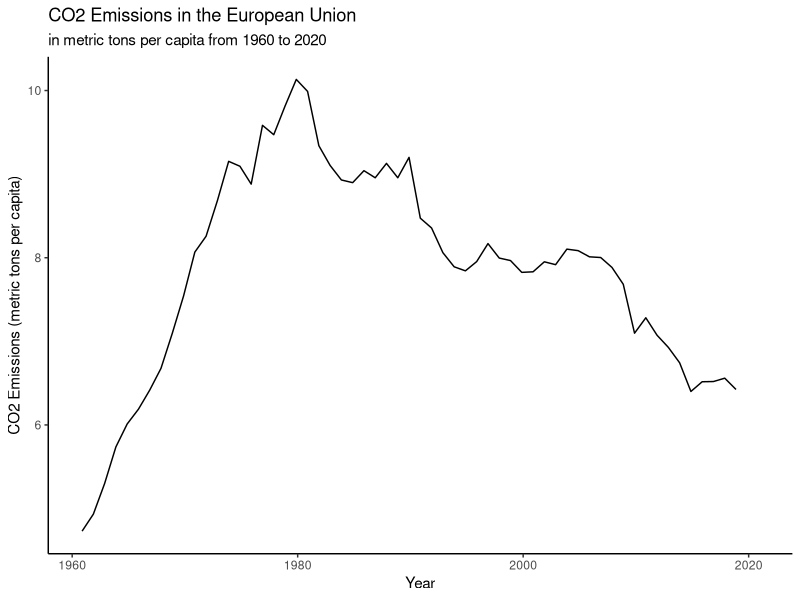
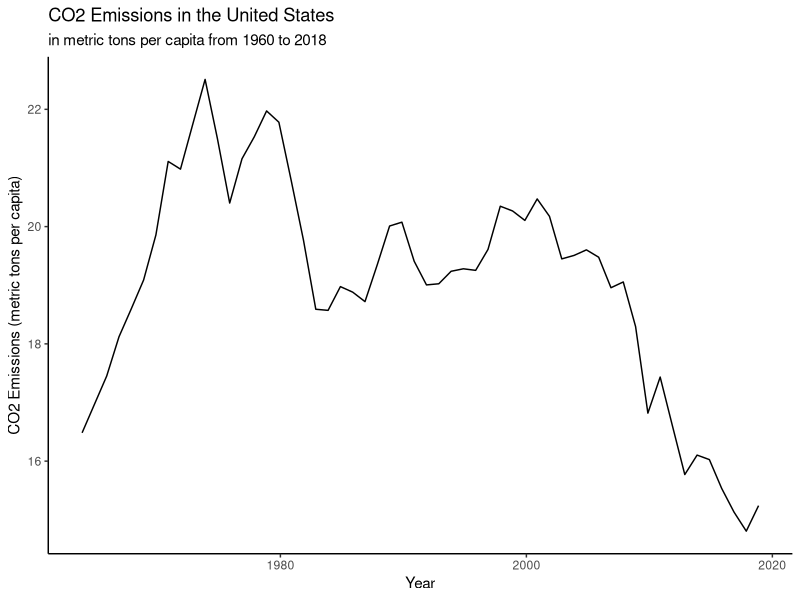
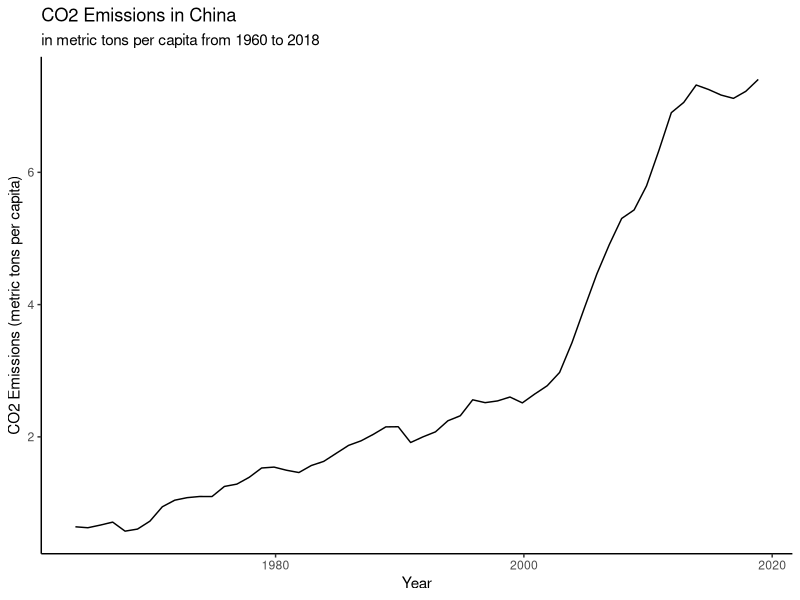
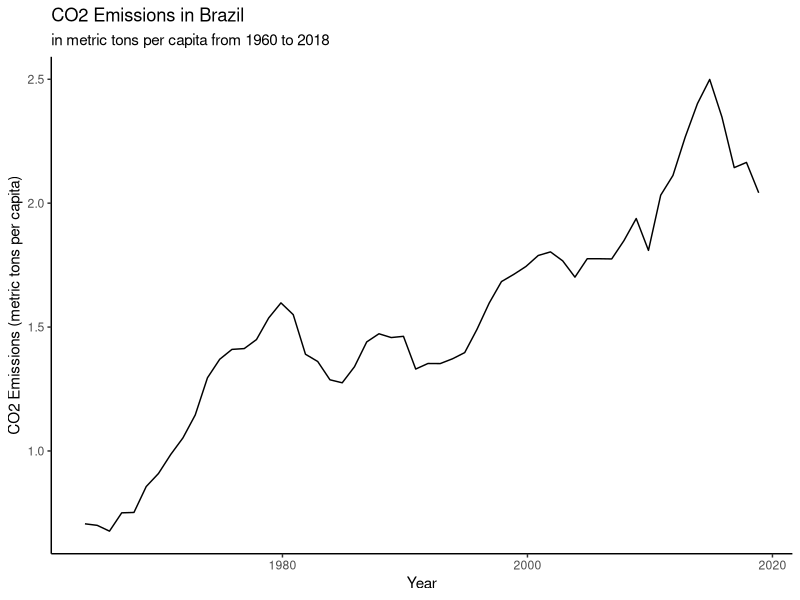
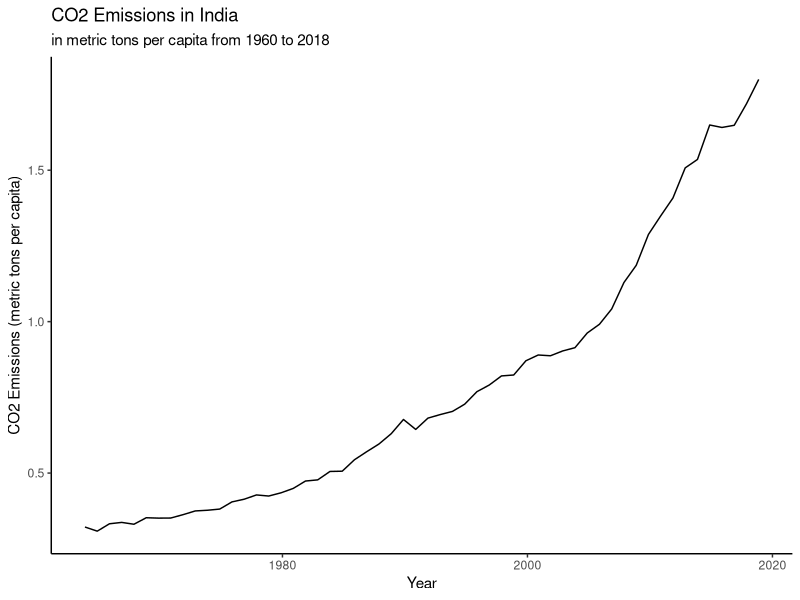
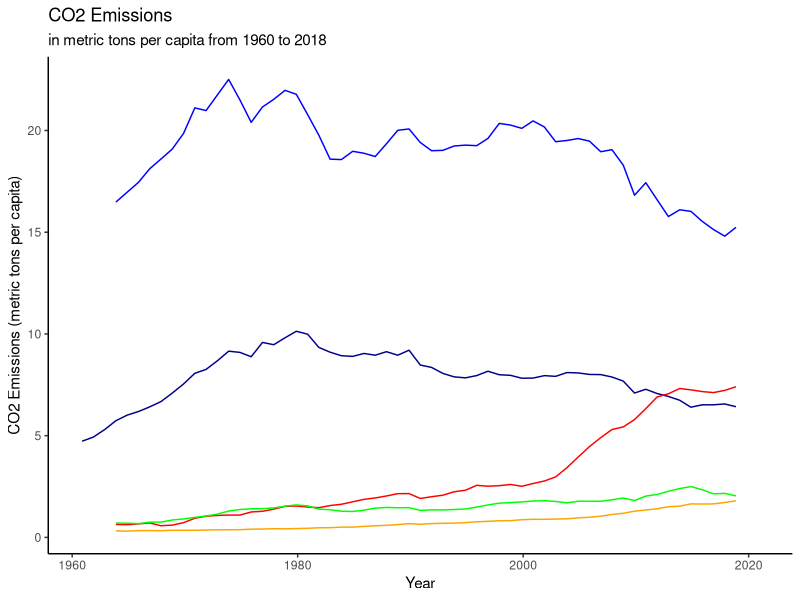

Write the R code that produced these figures, in order.
##### plts
library(tidyverse)
data <- read.csv("Dataset/API_EN.ATM.CO2E.PC_DS2_en_csv_v2_2708833.csv",skip = 3, header = T)
data <- data[,-c(2:4)]
#Europe
eur <- data[74,]
eur <- pivot_longer(eur,cols = !1)
eur <- eur[-62,]
eur$name <- gsub(pattern = "X",replacement = "", eur$name)
eur$date <- as.Date(eur$name,format = "%Y")
ggplot(data=eur)+geom_line(aes(x=date, y=value)) + 
  theme_classic() +
  xlab(label = "Year")+
  ylab("CO2 Emissions (metric tons per capita)")+
  ggtitle(label = "CO2 Emissions in the European Union", subtitle = "in metric tons per capita from 1960 to 2020")


# US
us <- data[data$Country.Name=="United States",] %>% 
  pivot_longer(cols = !c(1:4)) %>% 
  select(name, value) %>% 
  na.omit()
us$name <- gsub(pattern="X", replacement = "", us$name) 
us$date <- as.Date(us$name,format = "%Y")

ggplot(data=us)+ geom_line(aes(x=date,y= value))+
  theme_classic() +
  xlab(label = "Year")+
  ylab("CO2 Emissions (metric tons per capita)")+
  ggtitle(label = "CO2 Emissions in the United States", subtitle = "in metric tons per capita from 1960 to 2018")


# China

chi <- data[data$Country.Name=="China",] %>% 
  pivot_longer(cols = !c(1:4)) %>% 
  select(name, value) %>% 
  na.omit()
chi$name <- gsub(pattern="X", replacement = "", chi$name) 
chi$date <- as.Date(chi$name,format = "%Y")

ggplot(data=chi)+ geom_line(aes(x=date,y= value))+
  theme_classic() +
  xlab(label = "Year")+
  ylab("CO2 Emissions (metric tons per capita)")+
  ggtitle(label = "CO2 Emissions in China", subtitle = "in metric tons per capita from 1960 to 2018")


# Brazil
br <- data[data$Country.Name=="Brazil",] %>% 
  pivot_longer(cols = !c(1:4)) %>% 
  select(name, value) %>% 
  na.omit()
br$name <- gsub(pattern="X", replacement = "", br$name) 
br$date <- as.Date(br$name,format = "%Y")

ggplot(data=br)+ geom_line(aes(x=date,y= value))+
  theme_classic() +
  xlab(label = "Year")+
  ylab("CO2 Emissions (metric tons per capita)")+
  ggtitle(label = "CO2 Emissions in Brazil", subtitle = "in metric tons per capita from 1960 to 2018")


# India

ind <- data[data$Country.Name=="India",] %>% 
  pivot_longer(cols = !c(1:4)) %>% 
  select(name, value) %>% 
  na.omit()
ind$name <- gsub(pattern="X", replacement = "", ind$name) 
ind$date <- as.Date(ind$name,format = "%Y")

ggplot(data=ind)+ geom_line(aes(x=date,y= value))+
  theme_classic() +
  xlab(label = "Year")+
  ylab("CO2 Emissions (metric tons per capita)")+
  ggtitle(label = "CO2 Emissions in India", subtitle = "in metric tons per capita from 1960 to 2018")


## All combined

ggplot()+
  geom_line(aes(x=date, y=value, colour= "European Union"), data=eur, col="darkblue")+
  geom_line(aes(x=date, y=value), data=us, col="blue")+
  geom_line(aes(x=date, y=value), data=chi, col="red")+
  geom_line(aes(x=date, y=value), data=br, col="green")+
  geom_line(aes(x=date, y=value), data=ind, col="orange")+
  theme_classic() +
  xlab(label = "Year")+
  ylab("CO2 Emissions (metric tons per capita)")+
  ggtitle(label = "CO2 Emissions", subtitle = "in metric tons per capita from 1960 to 2018")


  
  
  
  
  
  
  
